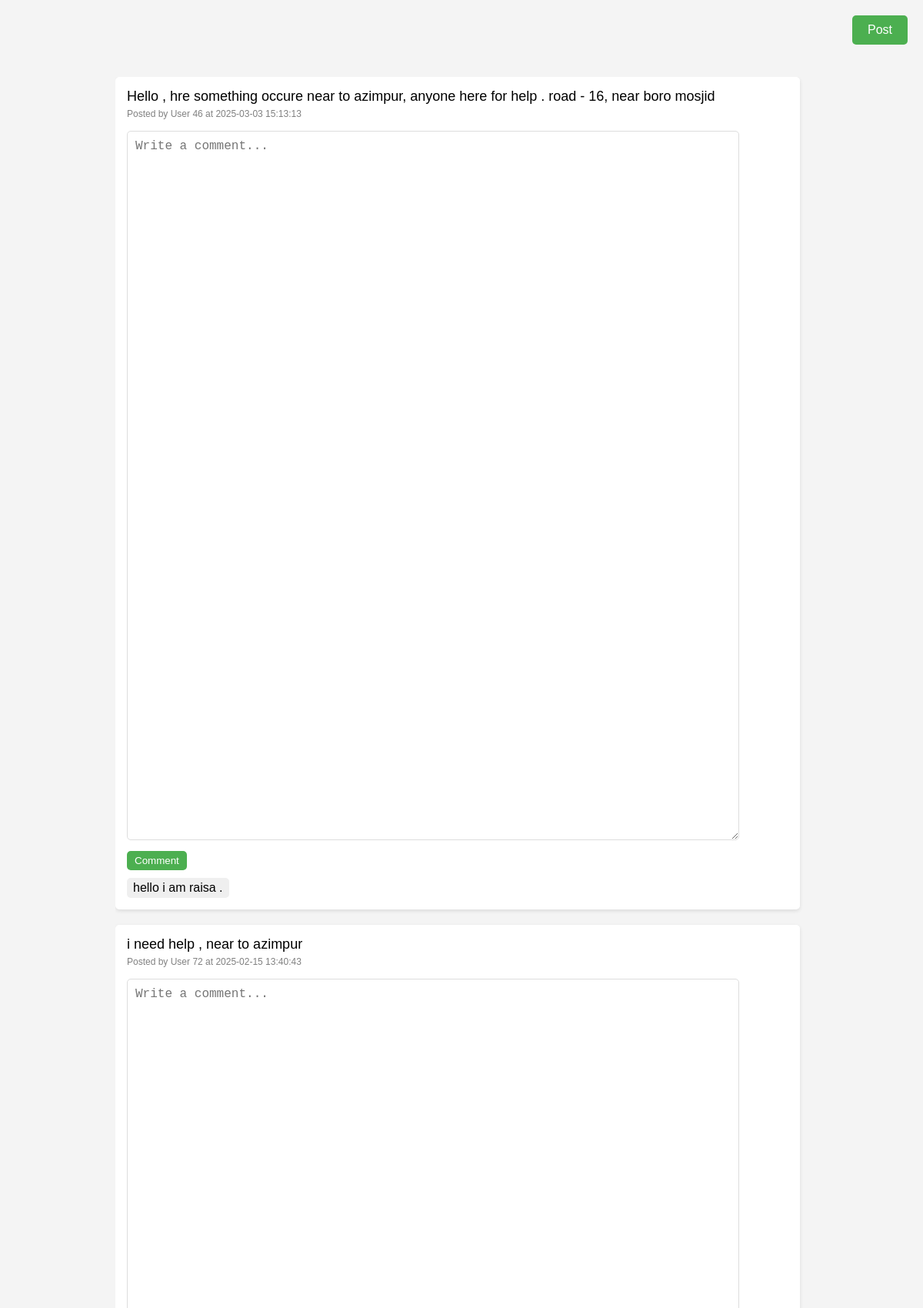
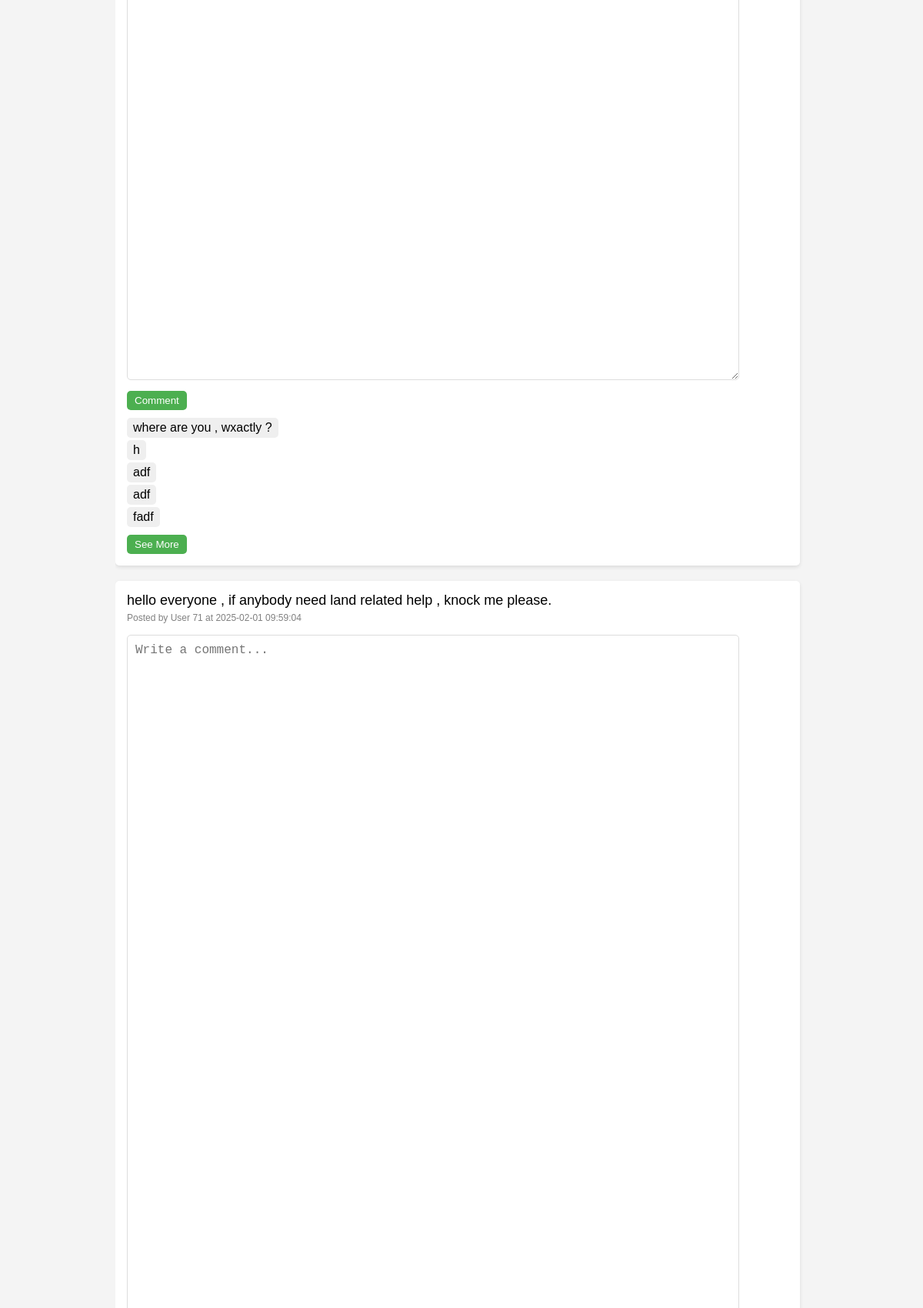
The page /post.php (signed in, upper part) on the database its author committed (2 pictures, top to bottom).
### tables this page shows
CREATE TABLE `POST` (
  `post_id` int(11) NOT NULL,
  `user_id` int(11) NOT NULL,
  `content` text NOT NULL,
  `created_at` timestamp NOT NULL DEFAULT current_timestamp()
);

### post.php (the view, shortened to what this page needs)
<?php
$servername = "localhost";
$username = "root";
$password = "";
$dbname = "LAW_PROJECT";
$conn = new mysqli($servername, $username, $password, $dbname);
$query = "
    SELECT p.post_id, p.user_id, p.content, p.created_at, c.comment_id, c.comment_content
    FROM `POST` p
    LEFT JOIN (
        SELECT * FROM `COMMENTS` ORDER BY comment_id ASC
    ) c ON p.post_id = c.post_id
    ORDER BY p.created_at DESC";
$result = $conn->query($query);
$posts = [];
while ($row = $result->fetch_assoc()) {
    if (!isset($posts[$row['post_id']])) {
        $posts[$row['post_id']] = [
            'post_id' => $row['post_id'],
            'user_id' => $row['user_id'],
            'content' => $row['content'],
            'created_at' => $row['created_at'],
            'comments' => []
        ];
    }
    if ($row['comment_content']) {
        $posts[$row['post_id']]['comments'][] = [
            'comment_id' => $row['comment_id'],
            'comment_content' => $row['comment_content']
        ];
    }
}
?>
<!DOCTYPE html>
<html lang="en">
<head>
    <link rel="stylesheet" href="post.css?<?php echo time(); ?>">
</head>
<body>
    <div class="container">
        <div class="post-button" onclick="openPostForm()">Post</div>
        <div class="posts">
            <?php foreach ($posts as $post): ?>
                <div class="post">
                    <div class="content"><?= htmlspecialchars($post['content']); ?></div>
                    <div class="time">Posted by User <?= $post['user_id']; ?> at <?= $post['created_at']; ?></div>
                    <div class="comment-section">
                        <form method="POST" action="add_comment.php">
                            <textarea placeholder="Write a comment..." name="comment_content" required></textarea>
                            <button type="submit" name="submit_comment">Comment</button>
                        </form>
                        <div class="comments" id="comments-<?= $post['post_id']; ?>">
                            <?php foreach (array_slice($post['comments'], 0, 5) as $comment): ?>
                                <div><?= htmlspecialchars($comment['comment_content']); ?></div>
                            <?php endforeach; ?>
                        </div>
                        <div class="comment-buttons">
                            <?php if (count($post['comments']) > 5): ?>
                                <button class="see-more" onclick="fetchMoreComments(<?= $post['post_id']; ?>)">See More</button>
                            <?php endif; ?>
                        </div>
                    </div>
                </div>
            <?php endforeach; ?>
        </div>
    </div>
</body>
</html>

### post.css (style rules this page uses)
body { font-family: Arial, sans-serif; margin: 0; padding: 0; display: flex; justify-content: center; align-items: flex-start; height: 100vh; background-color: #f4f4f4; }
.container { width: 80%; max-width: 900px; margin: 0 auto; padding-top: 20px; }
.post-button { position: absolute; top: 20px; right: 20px; background-color: #4caf50; color: white; padding: 10px 20px; border-radius: 5px; cursor: pointer; }
textarea { width: 100%; height: 150px; margin-bottom: 10px; padding: 10px; border: 1px solid #ddd; border-radius: 5px; font-size: 16px; }
.posts { margin-top: 80px; max-height: calc( 100vh - 100px ); overflow-y: auto; padding-right: 10px; }
.post { background-color: white; padding: 15px; margin-bottom: 20px; border-radius: 5px; box-shadow: 0 2px 5px rgba(0, 0, 0, 0.1); }
.post .content { font-size: 18px; }
.post .time { font-size: 12px; color: gray; margin-top: 5px; }
.post .comment-section { margin-top: 15px; }
.comment-section textarea { width: 90%; margin-bottom: 10px; padding: 10px; }
.comment-section button { background-color: #4caf50; color: white; padding: 5px 10px; border: none; border-radius: 5px; cursor: pointer; }
.comments { margin-top: 10px; max-height: 200px; overflow-y: auto; }
.see-more { background-color: #007bff; color: white; border: none; padding: 5px 10px; cursor: pointer; margin-top: 10px; }
.comments { display: flex; flex-direction: column; gap: 3px; }
.comments div { background: rgb(239, 239, 239); border-radius: 5px; padding: 4px 8px; width: fit-content; }
.comment-section form textarea { height: 10vh; }
.comments { margin-top: 10px; }

### rows shown on the page
post: content "Hello , hre something occure near to azimpur, anyone here for help . road - 16, near boro mosjid", user "46", created_at "2025-03-03 15:13:13", comment_content "hello i am raisa ."
post: comment_content "where are you , wxactly ?", comment_content "h", comment_content "adf", comment_content "fadf"
post: content "hello everyone , if anybody need land related help , knock me please.", user "71", created_at "2025-02-01 09:59:04"

### other values the page prints
$post['content'] "i need help , near to azimpur"
$post['user_id'] "72"
$post['created_at'] "2025-02-15 13:40:43"
